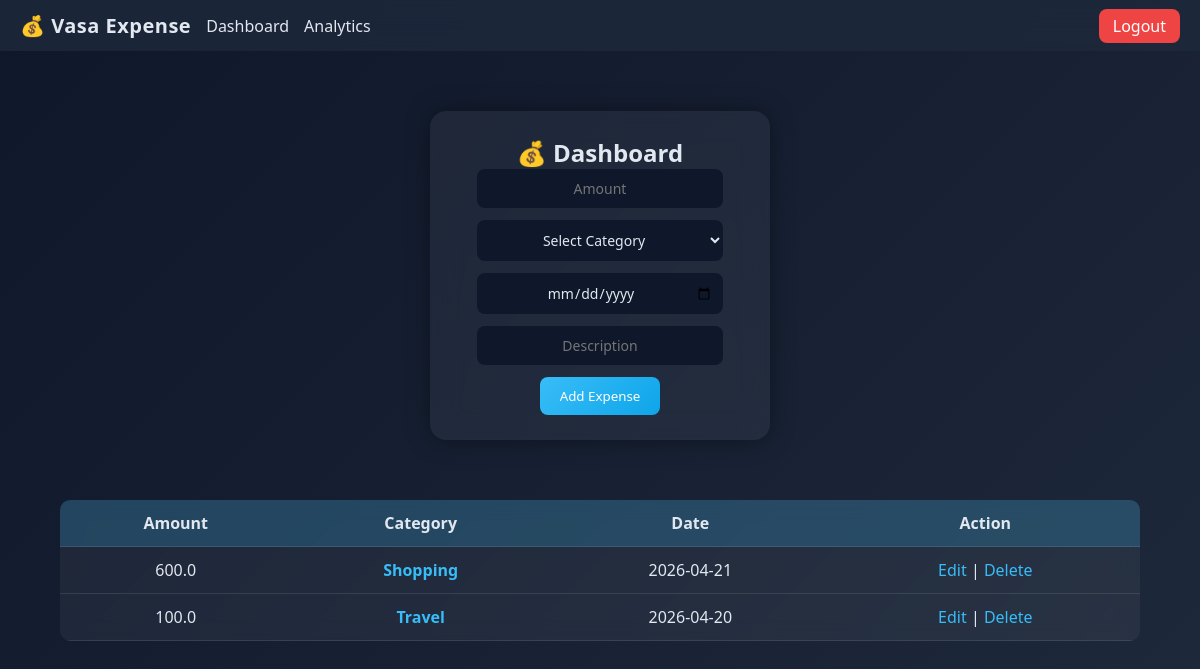
/dashboard (signed in), run on the app's committed database.
### tables this page shows
CREATE TABLE expenses(
        id INTEGER PRIMARY KEY AUTOINCREMENT,
        user_id INTEGER,
        amount REAL,
        category_id INTEGER,
        date TEXT,
        description TEXT,
        FOREIGN KEY(user_id) REFERENCES users(id),
        FOREIGN KEY(category_id) REFERENCES categories(id)
    );

CREATE TABLE categories(
        id INTEGER PRIMARY KEY AUTOINCREMENT,
        name TEXT UNIQUE,
        type TEXT CHECK(type IN ('income','expense'))
    );

### routes/expenses.py (the view)
@expenses.route('/dashboard')
def dashboard():
    if not login_required():
        return redirect('/')
    db = get_db()
    data = db.execute("""
        SELECT e.*, c.name as category
        FROM expenses e
        JOIN categories c ON e.category_id = c.id
        WHERE e.user_id=?
        ORDER BY e.id DESC
    """, (session['user_id'],)).fetchall()
    categories = db.execute("SELECT * FROM categories").fetchall()
    return render_template('dashboard.html',
                           data=data,
                           categories=categories)

### models.py (called while the page is built)
def get_db():
    conn = sqlite3.connect('database.db')
    conn.row_factory = sqlite3.Row
    return conn

### routes/expenses.py (called while the page is built)
def login_required():
    return 'user_id' in session

### templates/dashboard.html (shortened to what this page needs)
{% extends 'base.html' %}
{% block content %}
<div class="card">
    <h2>💰 Dashboard</h2>
    <form method="POST" action="/add">
        <input name="amount" placeholder="Amount" required>
        <select name="category_id" required>
            <option value="">Select Category</option>
        </select>
        <input name="date" type="date" required>
        <input name="description" placeholder="Description">
        <button>Add Expense</button>
    </form>
</div>
<table>
    <tr>
        <th>Amount</th>
        <th>Category</th>
        <th>Date</th>
        <th>Action</th>
    </tr>
    {% for e in data %}
    <tr>
        <td data-label="Amount">{{ e['amount'] }}</td>
        <td data-label="Category">{{ e['category'] }}</td>
        <td data-label="Date">{{ e['date'] }}</td>
        <td data-label="Action">
            <a href="/edit/{{ e['id'] }}">Edit</a> |
            <a href="/delete/{{ e['id'] }}">Delete</a>
        </td>
    </tr>
    {% endfor %}
</table>
{% endblock %}

### static/style.css (style rules this page uses)
* { margin: 0; padding: 0; box-sizing: border-box; font-family: 'Segoe UI', sans-serif; }
body { background: linear-gradient(135deg, #0f172a, #1e293b); color: #e2e8f0; min-height: 100vh; }
.card { width: 340px; margin: 60px auto; padding: 25px; border-radius: 16px; background: rgba(255, 255, 255, 0.05); backdrop-filter: blur(15px); box-shadow: 0 0 25px rgba(0,0,0,0.4); text-align: center; animation: fadeIn 0.5s ease-in-out; }
form { display: flex; flex-direction: column; align-items: center; gap: 12px; }
input, select { width: 85%; max-width: 280px; padding: 10px; border-radius: 8px; border: none; outline: none; background: #0f172a; color: #e2e8f0; text-align: center; font-size: 14px; }
select { cursor: pointer; transition: 0.3s; }
button { width: auto; min-width: 120px; padding: 10px 18px; background: linear-gradient(135deg, #38bdf8, #0ea5e9); border: none; border-radius: 8px; color: white; cursor: pointer; transition: 0.3s; }
table { width: 90%; margin: 20px auto; border-collapse: collapse; background: rgba(255,255,255,0.05); backdrop-filter: blur(10px); border-radius: 10px; overflow: hidden; }
th, td { padding: 12px; text-align: center; border-bottom: 1px solid rgba(255,255,255,0.1); }
th { background: rgba(56, 189, 248, 0.2); }
td[data-label="Category"] { font-weight: bold; color: #38bdf8; }
a { color: #38bdf8; text-decoration: none; }

### data on the page
expenses: amount "600.0", category "Shopping", date "2026-04-21"
expenses: amount "100.0", category "Travel", date "2026-04-20"
